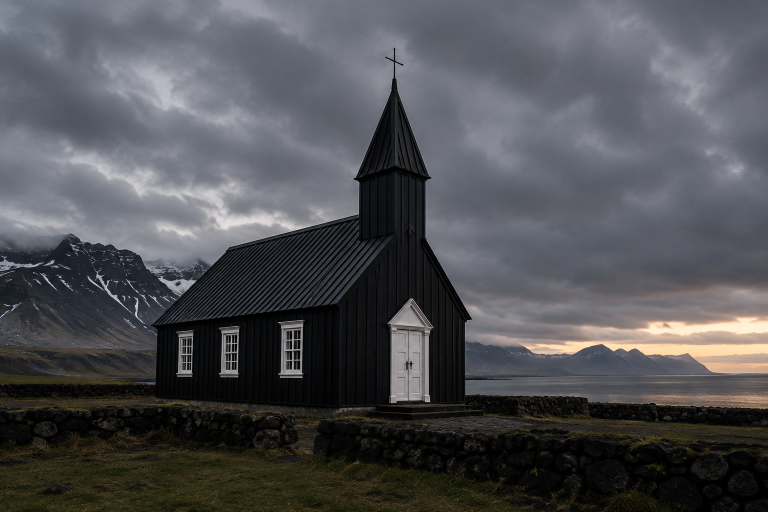
#> input picture church.png, 1536 x 1024 px (shown at 1/2 size)
$ jupyter execute OpenCV_Image_Processing.ipynb
#> lines starting #> are read from the running program, lines starting #| are printed output that depends on the picture
# OpenCV Image Processing

**Thu Kha Pyeit Sone Kyaw (Baron)** · [GitHub](https://github.com/baronkyaw)

A reproducible Python project using the church image from image-processing coursework.
This is a new notebook rebuilt with AI assistance; it is not a recovered copy of the earlier coursework notebook.

The pipeline loads an image, resizes it, converts it to grayscale, adjusts brightness
and contrast, crops a region of interest, adds a rectangle and text, and saves the results.

**Run:** keep this notebook beside `church.png`, then use **Restart Kernel and Run All** in Jupyter.
Install the packages in `requirements.txt` first if needed. All paths are relative to this folder.

## 1. Imports and file paths

OpenCV handles image processing, NumPy supports array checks, and Matplotlib displays
the results inside the notebook. No desktop image window is required.

[cell 1]
from io import BytesIO
from pathlib import Path

import cv2
import numpy as np
import matplotlib.pyplot as plt

INPUT_PATH = Path("church.png")
OUTPUT_DIR = Path("outputs")
OUTPUT_DIR.mkdir(exist_ok=True)

print("OpenCV:", cv2.__version__)
print("NumPy:", np.__version__)

## 2. Load and display the original

OpenCV reads color channels in **BGR** order. Matplotlib expects **RGB**, so color
images are converted before display. The input PNG is loaded as a three-channel
color image; any alpha channel is discarded by `IMREAD_COLOR`.

[cell 2]
def display_image(ax, image, title):
    if image.ndim == 2:
        ax.imshow(image, cmap="gray", vmin=0, vmax=255)
    else:
        ax.imshow(cv2.cvtColor(image, cv2.COLOR_BGR2RGB))
    ax.set_title(title)
    ax.axis("off")


if not INPUT_PATH.is_file():
    raise FileNotFoundError("Keep church.png in the same folder as this notebook.")

original = cv2.imread(str(INPUT_PATH), cv2.IMREAD_COLOR)
#> original is the input picture: shape (1024, 1536, 3); mean B, G, R 84.1, 80.7, 80
if original is None:
    raise ValueError("OpenCV could not decode church.png.")

height, width, channels = original.shape
#> height = 1024; width = 1536; channels = 3
print(f"Original: {width} × {height} pixels; {channels} channels; {original.dtype}")
#| Original: 1536 × 1024 pixels; 3 channels; uint8

fig, ax = plt.subplots(figsize=(10, 6))
display_image(ax, original, "Original church image")
plt.tight_layout()
plt.show()

## 3. Resize while keeping the aspect ratio

The target width is 1280 pixels. The height is calculated from the original proportions,
with rounding to a whole pixel. `INTER_AREA` is used for this reduction in size.

[cell 3]
target_width = 1280
target_height = round(height * target_width / width)
#> target_height = 853
resized = cv2.resize(
    original, (target_width, target_height), interpolation=cv2.INTER_AREA
)
print(f"Resized: {resized.shape[1]} × {resized.shape[0]} pixels")
#| Resized: 1280 × 853 pixels

## 4. Convert to grayscale

Grayscale stores one intensity value per pixel instead of three color channels.
The image width and height stay the same.

[cell 4]
grayscale = cv2.cvtColor(original, cv2.COLOR_BGR2GRAY)
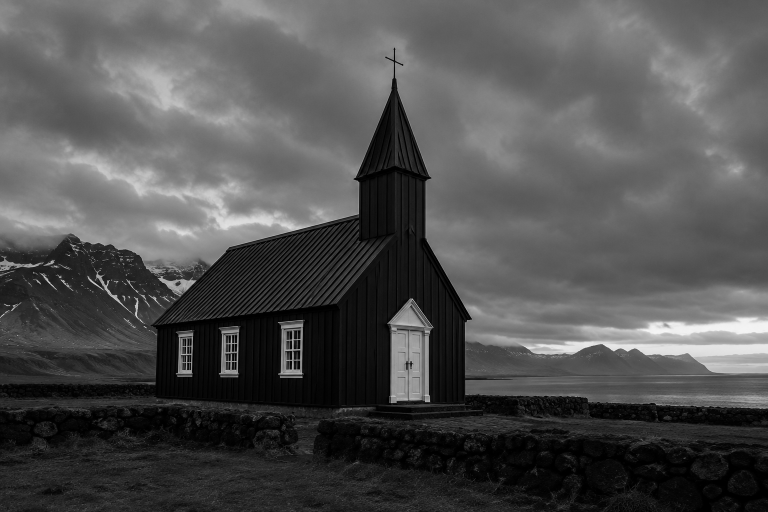
#> grayscale: shape (1024, 1536) (shown at 1/2 size); min 0, max 247, mean 80.8
print("Grayscale array shape (height, width):", grayscale.shape)
#| Grayscale array shape (height, width): (1024, 1536)

## 5. Adjust brightness and contrast

`alpha` multiplies pixel values and `beta` adds an offset. The selected positive
values make this dark image brighter. Values above 255 are clipped to 255 in the
8-bit result. `convertScaleAbs` also takes the absolute value; that does not change
the result here because pixel values, `alpha`, and `beta` are nonnegative.

[cell 5]
alpha = 1.15
beta = 20
enhanced = cv2.convertScaleAbs(original, alpha=alpha, beta=beta)
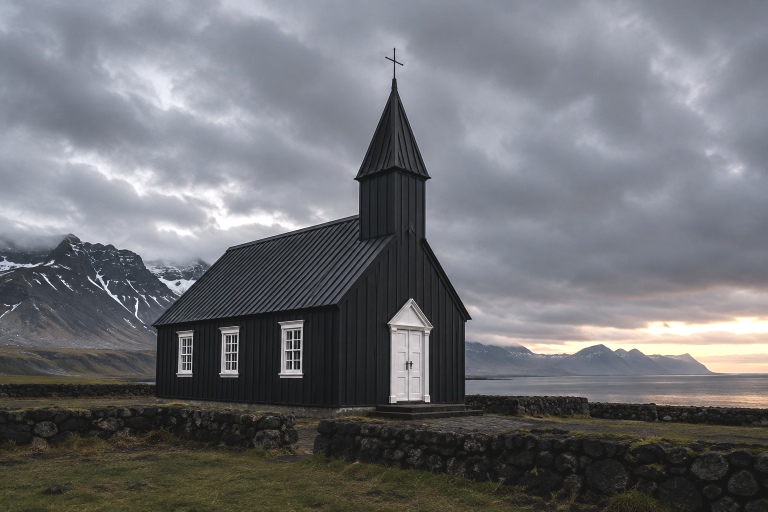
#> enhanced: shape (1024, 1536, 3) (shown at 1/2 size); mean B, G, R 116.7, 112.5, 111.4

original_intensity = grayscale.mean()
#> original_intensity = 80.83
enhanced_intensity = cv2.cvtColor(enhanced, cv2.COLOR_BGR2GRAY).mean()
#> enhanced_intensity = 112.7
print(f"Mean grayscale intensity: {original_intensity:.2f} → {enhanced_intensity:.2f} / 255")
#| Mean grayscale intensity: 80.83 → 112.69 / 255

## 6. Crop a region of interest (ROI)

These coordinates were selected manually for the bundled church image. This is
a crop, not automatic object detection. In an image array, **rows (y) come before
columns (x)**. The end coordinates in a slice are excluded.

[cell 6]
x1, y1 = 280, 80
x2, y2 = 1000, 850

if not (0 <= x1 < x2 <= width and 0 <= y1 < y2 <= height):
    raise ValueError("ROI coordinates must be inside the image.")

cropped = original[y1:y2, x1:x2].copy()
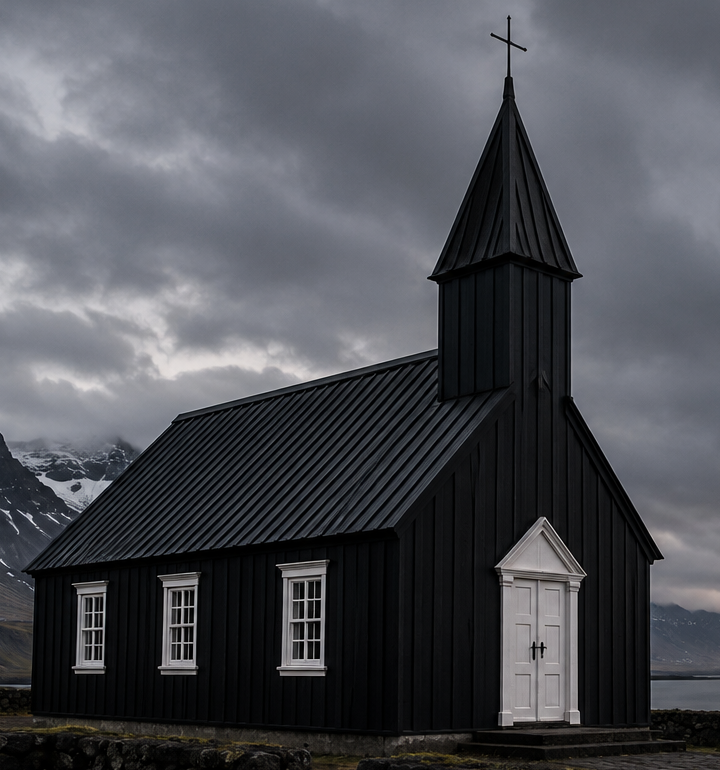
#> cropped: shape (770, 720, 3); mean B, G, R 85.3, 79.5, 77.6
print(f"Crop: {cropped.shape[1]} × {cropped.shape[0]} pixels")
#| Crop: 720 × 770 pixels

## 7. Add a rectangle and text

Drawing functions modify their input array. Copying the original keeps it unchanged.
The green rectangle marks the same ROI used for the crop. A dark text outline makes
the white label readable against the sky.

[cell 7]
annotated = original.copy()
cv2.rectangle(annotated, (x1, y1), (x2 - 1, y2 - 1), (0, 200, 0), 4)

label = "Baron | OpenCV"
position = (30, 60)
cv2.putText(
    annotated, label, position, cv2.FONT_HERSHEY_SIMPLEX,
    1.3, (0, 0, 0), 7, cv2.LINE_AA
)
cv2.putText(
    annotated, label, position, cv2.FONT_HERSHEY_SIMPLEX,
    1.3, (255, 255, 255), 3, cv2.LINE_AA
)
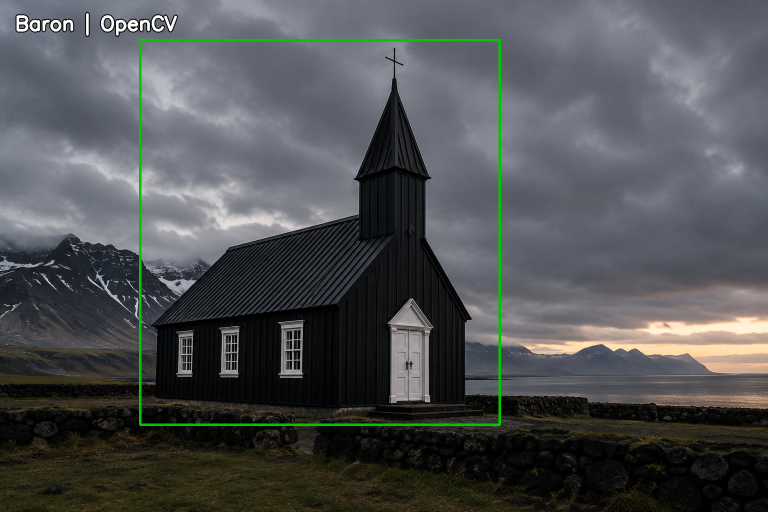
#> annotated: shape (1024, 1536, 3) (shown at 1/2 size); mean B, G, R 83.3, 81.9, 79.4
print("Added the ROI rectangle and Baron | OpenCV label.")

## 8. Save the results and compare them

Each processed image is saved as a PNG. `imwrite` is checked so a failed save is
reported. The comparison grid provides a quick visual check of the whole pipeline.

[cell 8]
processed_images = {
    "resized_church.png": resized,
    "grayscale_church.png": grayscale,
    "enhanced_church.png": enhanced,
    "cropped_church.png": cropped,
    "annotated_church.png": annotated,
}

for filename, image in processed_images.items():
    path = OUTPUT_DIR / filename
    if not cv2.imwrite(str(path), image):
        raise OSError(f"Could not save {path}")
    print("Saved:", path)
#> this loop made 5 passes
#> filename on passes 1 to 5: 'resized_church.png', 'grayscale_church.png', 'enhanced_church.png', 'cropped_church.png', 'annotated_church.png'
#| Saved: outputs/resized_church.png
#| Saved: outputs/grayscale_church.png
#| Saved: outputs/enhanced_church.png
#| Saved: outputs/cropped_church.png
#| Saved: outputs/annotated_church.png

panels = [
    (original, f"Original | {width} × {height}"),
    (resized, f"Resized | {target_width} × {target_height}"),
    (grayscale, "Grayscale | one channel"),
    (enhanced, f"Brightness / contrast | alpha={alpha}, beta={beta}"),
    (cropped, f"Manual ROI | {x2 - x1} × {y2 - y1}"),
    (annotated, "Text and ROI annotation"),
]

fig, axes = plt.subplots(2, 3, figsize=(14, 9), constrained_layout=True)
for ax, (image, title) in zip(axes.flat, panels):
    display_image(ax, image, title)
#> this loop made 6 passes
#> title on passes 1, 2, 3, 5, 6: 'Original | 1536 × 1024', 'Resized | 1280 × 853', 'Grayscale | one channel', 'Manual ROI | 720 × 770', 'Text and ROI annotation'

# Render a complete PNG in memory, then write it to disk.
comparison_buffer = BytesIO()
fig.savefig(comparison_buffer, format="png", dpi=120)
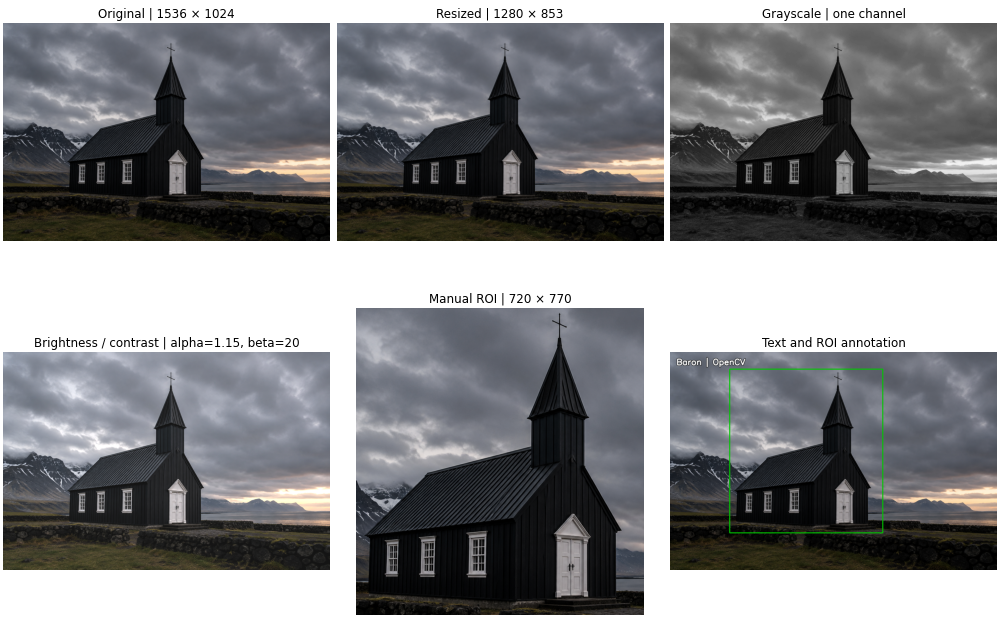
#> figure drawn by matplotlib, 6 panels
(OUTPUT_DIR / "comparison.png").write_bytes(comparison_buffer.getvalue())
plt.show()
print("Saved:", OUTPUT_DIR / "comparison.png")

## 9. Check the outputs

These checks confirm dimensions, PNG round trips, changed annotation pixels and
preservation of the original image. They do not judge visual quality; inspect the
comparison grid for that.

[cell 9]
assert resized.shape == (target_height, target_width, 3)
assert grayscale.shape == (height, width)
assert cropped.shape == (y2 - y1, x2 - x1, 3)
assert enhanced.dtype == np.uint8
assert np.any(annotated != original)
assert np.array_equal(original, cv2.imread(str(INPUT_PATH), cv2.IMREAD_COLOR))

for filename, expected in processed_images.items():
    saved = cv2.imread(str(OUTPUT_DIR / filename), cv2.IMREAD_UNCHANGED)
    assert saved is not None, f"Could not reload {filename}"
    assert np.array_equal(saved, expected), f"PNG round trip failed: {filename}"

assert cv2.imread(str(OUTPUT_DIR / "comparison.png")) is not None
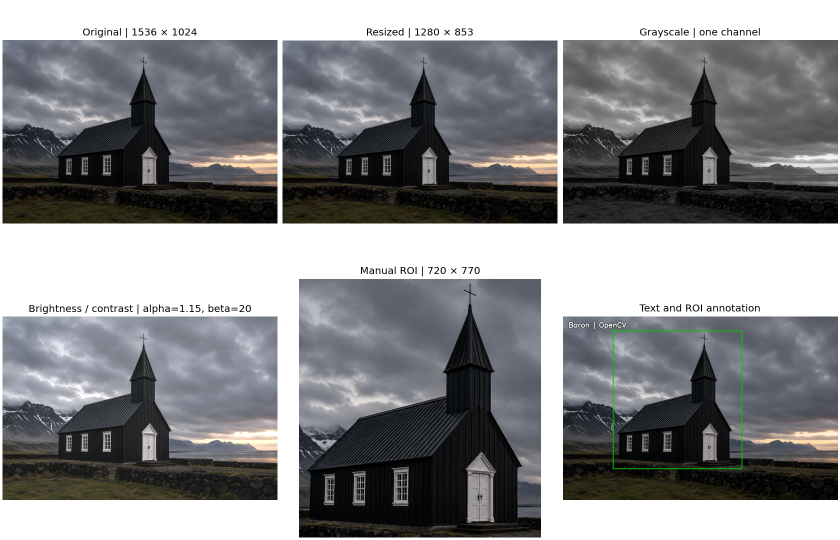
#> input picture outputs/comparison.png, 1680 x 1080 px (shown at 1/2 size)
print("All output checks passed.")
print("Original input preserved; five processed PNGs and a comparison grid saved.")
